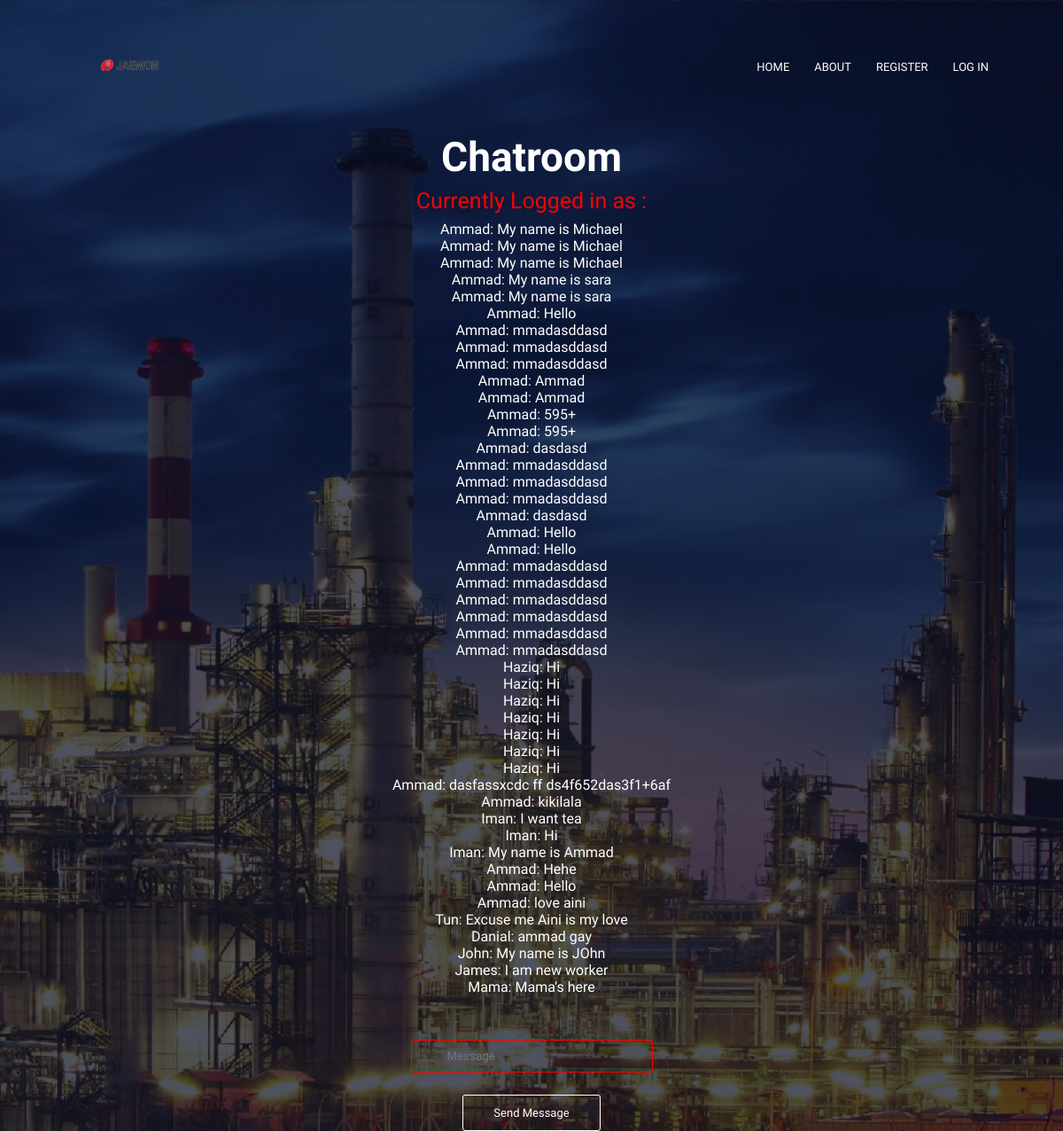
The page /message on the database as committed earlier.
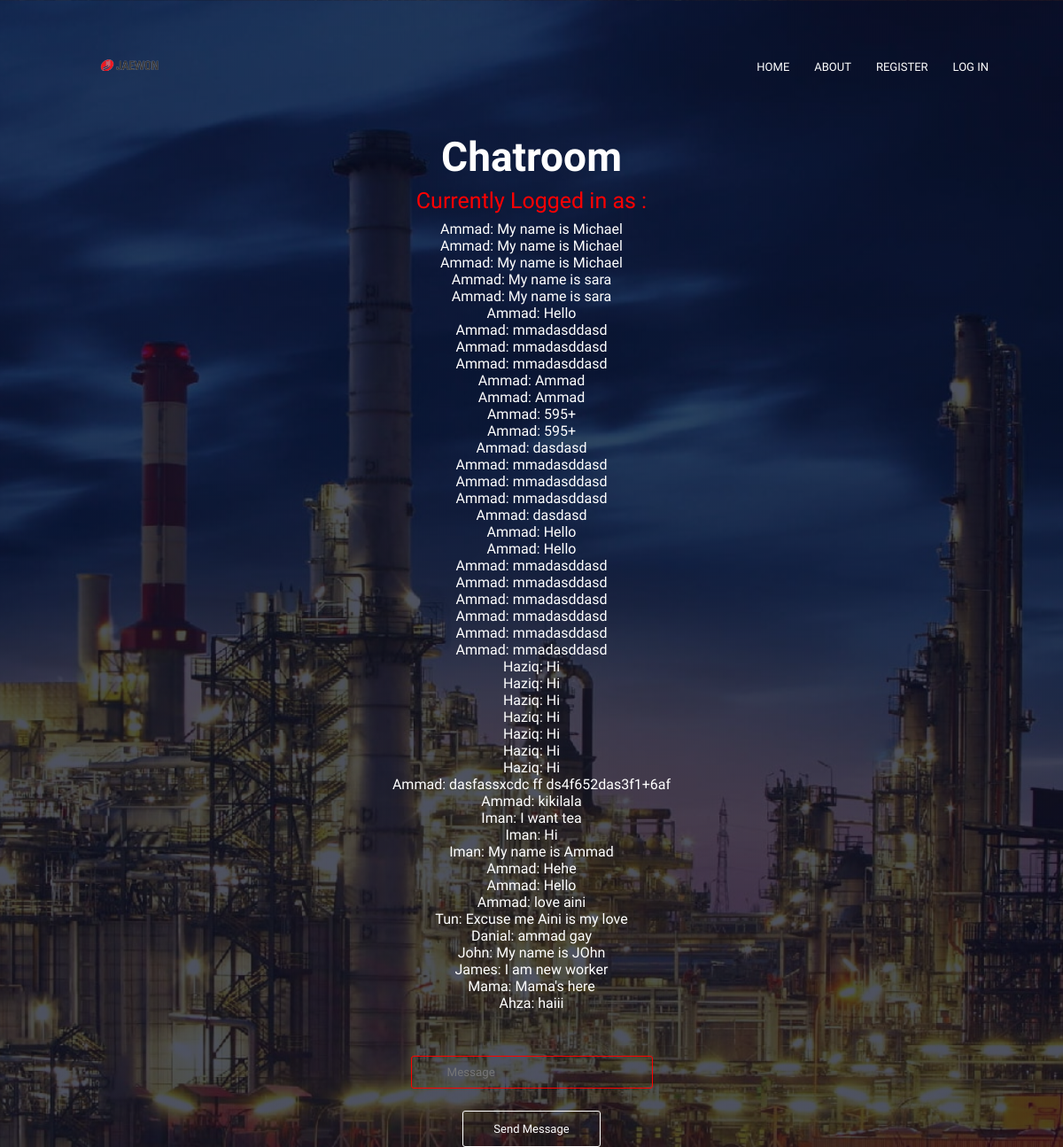
The same page on the database as committed later.
### tables this page shows
CREATE TABLE message (
    id INTEGER,
    user_id INTEGER,
    message TEXT,
    PRIMARY KEY(id),
    FOREIGN KEY(user_id) REFERENCES users(id)
);

CREATE TABLE users (
    id INTEGER,
    username TEXT NOT NULL,
    hash TEXT,
    PRIMARY KEY(id)
);

### app.py (the view)
@app.route("/message", methods =["POST", "GET"])
def message():
    if request.method == "POST":
        if session.get("user_id") is None:
            return redirect("/login")
        db.execute("INSERT INTO message (user_id, message) VALUES (?, ?)", session["user_id"], request.form.get("message"))
        return redirect("/")
    if request.method == "GET":
        usernames = db.execute("SELECT username from users;")
        MESSAGES = db.execute("select username,message from users, message where users.id = message.user_id;")
        return render_template("chatroom.html", messages = MESSAGES, usernames=usernames)

### templates/chatroom.html (shortened to what this page needs)
{% extends "layout.html" %}
{% block main %}
<h1>Chatroom</h1>
<p style="color: red;">Currently Logged in as : {{current_user}} </p>
{% for jinja_var in messages %}
    {{ jinja_var["username"] }}: {{ jinja_var["message"] }} <br>
{% endfor %}
<form action="/message" method="post" class="login-form">
    <div>
        <input required class="namenpass-box" type="text" placeholder="Message" name="message" id="message">
    </div>
    <div>
        <button class="hero-btn submit-btn" type="submit" name="submit">Send Message</button>
    </div>
</form>
{% endblock %}

### templates/layout.html (shortened to what this page needs)
<!DOCTYPE html>
<html lang="en">
<head>
    <link rel="stylesheet" href="/static/styles3.css">
    <link rel="stylesheet" href="https://stackpath.bootstrapcdn.com/font-awesome/4.7.0/css/font-awesome.min.css">
</head>
<body>
<section class="login-header">
    <nav>
        <a href="/test4">
            <img src="/static/jaewon.png">
        </a>
        <div class="nav-links" id="navLinks">
            <ul>
                <li><a href="/test4">HOME</a></li>
                <li><a href="/about">ABOUT</a></li>
                {% if session["user_id"] %}
                    <li><a class="hero-btn" href="/">Chatroom</a></li>
                    <li><a class="hero-btn" href="/logout">Logout Here</a></li>
                {% else %}
                    <li><a href="/register">REGISTER</a></li>
                    <li><a href="/login">LOG IN</a></li>
                {% endif %}
            </ul>
        </div>
    </nav>
    {% block main %}{% endblock %}
</section>
</body>
</html>

### static/styles3.css (style rules this page uses)
* { margin: 0; padding: 0; font-family: 'Josefin Sans', sans-serif; }
nav { display: flex; padding: 2% 6%; justify-content: space-between; align-items: center; }
nav img { width: 150px; }
.nav-links { flex: 1; text-align: right; }
.nav-links ul li { list-style: none; display: inline-block; padding: 8px 12px; position: relative; }
.nav-links ul li a { color: #fff; text-decoration: none; font-size: 13px; }
.nav-links ul li a::after { content:''; height: 2px; width: 0%; background: red; display: block; margin: auto; transition: 0.3s; }
.hero-btn { display: inline-block; color: #fff; text-decoration: none; border: 1px solid #fff; padding: 12px 34px; font-size: 13px; background: transparent; position: relative; cursor: pointer; border-radius: 3px; }
h1 { font-size: 46px; font-weight: 600; }
p { color: black; font-size: 25px; font-weight: 300; line-height: 25px; padding: 10px; }
.login-header { min-height: 100vh; width: 100%; background-image: linear-gradient(rgba(4, 9, 30, 0.7),rgba(4, 9, 30, 0.7)),url(/static/back.jpg); background-position: center; background-size: cover; position: relative; text-align: center; color: white; }
.login-form { margin-top: 50px; }
.namenpass-box { padding:10px 40px; background: transparent; border: 1px solid red; border-radius: 3px; color: white; margin-bottom: 5px; }
.submit-btn { margin-top: 20px; }

Rows that differ between the two databases and show on the page:
added message: username "Ahza", message "haiii"
